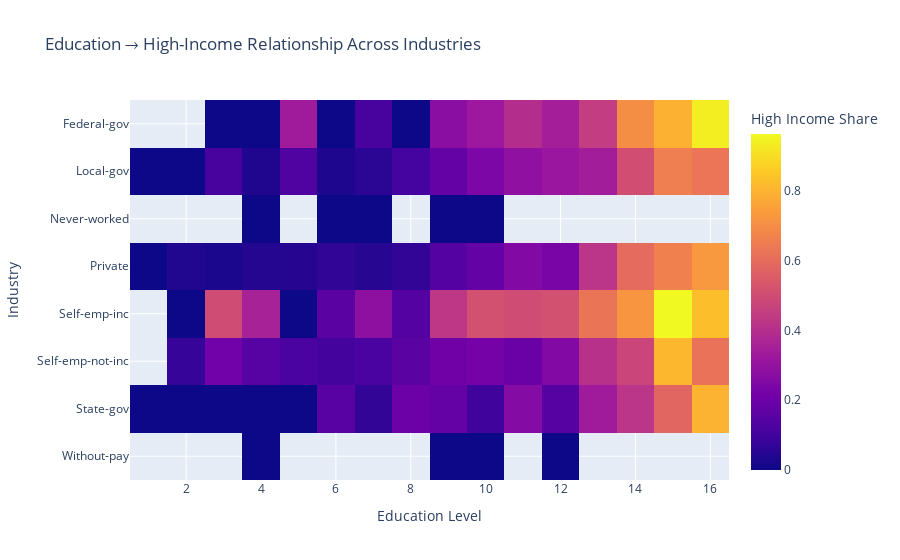

Source (notebook cell):
### Markdown cell above
#### 2.3 Visualization

### Code cell
import plotly.express as px

heat = edu_industry.pivot_table(
    index=industry_col,
    columns=edu_col,
    values="high_income_rate"
)

fig = px.imshow(
    heat,
    labels=dict(x="Education Level", y="Industry", color="High Income Share"),
    title="Education → High-Income Relationship Across Industries"
)
fig.show()

### Figure 1 — Plotly figure (JSON) as saved in the notebook; plotly's stock layout.template omitted (floating-point values rounded to 4 significant figures)
{"data": [{"coloraxis": "coloraxis", "hovertemplate": "Education Level: %{x}<br>Industry: %{y}<br>High Income Share: %{z}<extra></extra>", "name": "0", "type": "heatmap", "x": [1, 2, 3, 4, 5, 6, 7, 8, 9, 10, 11, 12, 13, 14, 15, 16], "xaxis": "x", "y": ["Federal-gov", "Local-gov", "Never-worked", "Private", "Self-emp-inc", "Self-emp-not-inc", "State-gov", "Without-pay"], "yaxis": "y", "z": [[null, null, 0, 0, 0.3333, 0, 0.1111, 0, 0.2776, 0.3228, 0.3947, 0.3455, 0.4481, 0.7015, 0.7931, 0.9375], [0, 0, 0.1111, 0.03571, 0.1304, 0.03226, 0.05556, 0.1053, 0.1789, 0.2403, 0.2907, 0.3182, 0.3396, 0.5058, 0.6552, 0.6296], [null, null, null, 0, null, 0, 0, null, 0, 0, null, null, null, null, null, null], [0, 0.03676, 0.02632, 0.04245, 0.04651, 0.06763, 0.04875, 0.06907, 0.1438, 0.1812, 0.2547, 0.2332, 0.421, 0.5973, 0.6654, 0.7293], [null, 0, 0.5, 0.3571, 0, 0.1579, 0.2857, 0.1429, 0.4265, 0.5133, 0.5, 0.5143, 0.6264, 0.7215, 0.963, 0.8286], [null, 0.07692, 0.2105, 0.1489, 0.1176, 0.1045, 0.1167, 0.1579, 0.2067, 0.2202, 0.1944, 0.2535, 0.4085, 0.4758, 0.8092, 0.62], [0, 0, 0, 0, 0, 0.1538, 0.07143, 0.2, 0.1828, 0.09538, 0.2609, 0.1463, 0.3333, 0.4201, 0.5806, 0.7978], [null, null, null, 0, null, null, null, null, 0, 0, null, 0, null, null, null, null]]}], "layout": {"coloraxis": {"colorbar": {"title": {"text": "High Income Share"}}, "colorscale": [[0, "#0d0887"], [0.1111, "#46039f"], [0.2222, "#7201a8"], [0.3333, "#9c179e"], [0.4444, "#bd3786"], [0.5556, "#d8576b"], [0.6667, "#ed7953"], [0.7778, "#fb9f3a"], [0.8889, "#fdca26"], [1, "#f0f921"]]}, "title": {"text": "Education → High-Income Relationship Across Industries"}, "xaxis": {"anchor": "y", "constrain": "domain", "domain": [0, 1], "scaleanchor": "y", "title": {"text": "Education Level"}}, "yaxis": {"anchor": "x", "autorange": "reversed", "constrain": "domain", "domain": [0, 1], "title": {"text": "Industry"}}}}
